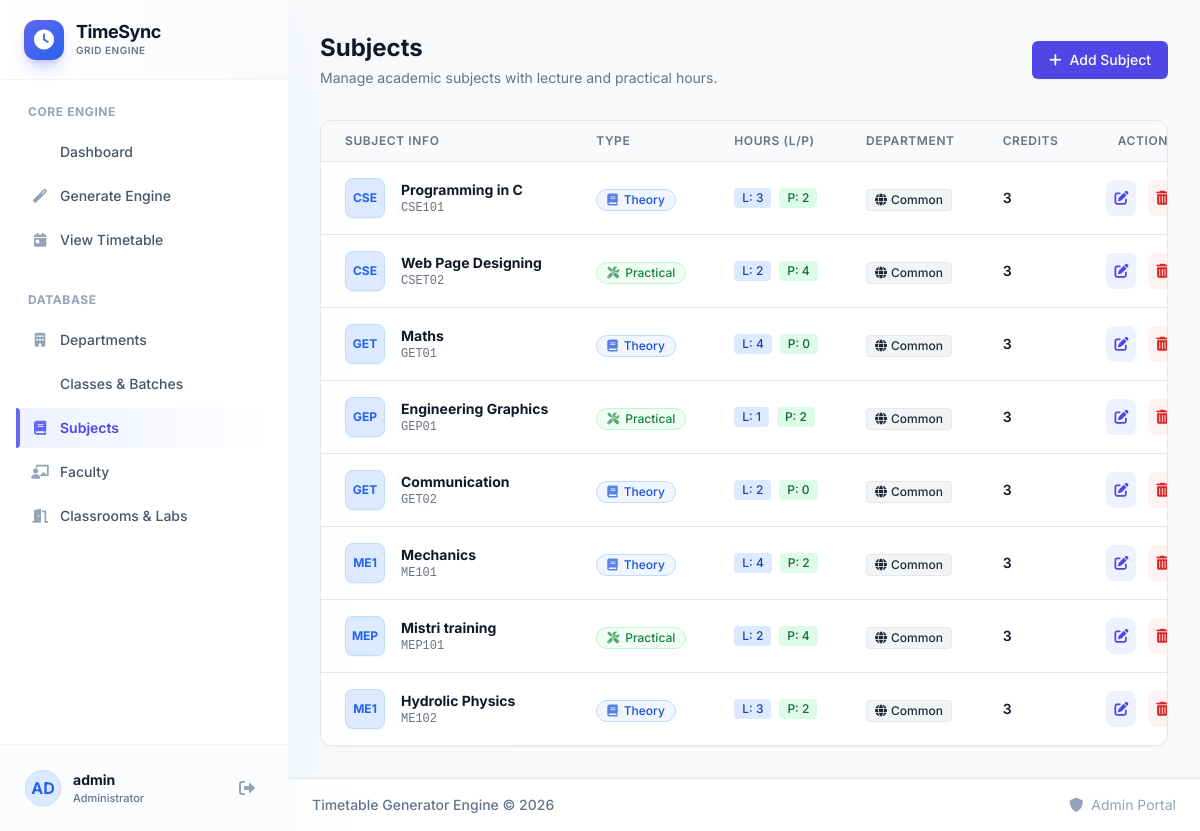
Before: /subjects (signed in) with the older database file.
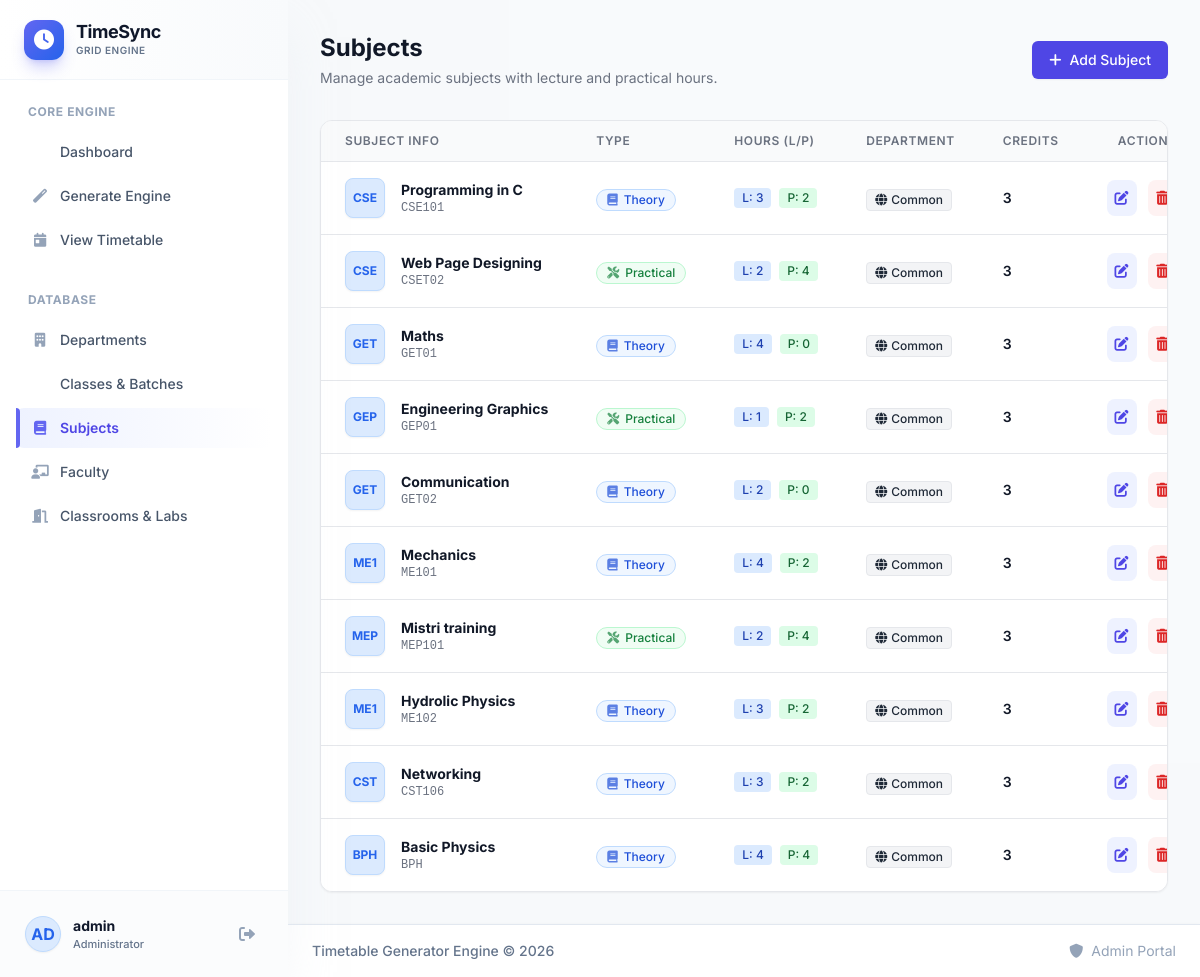
After: the same page with the newer database file.
### app.py (models this page shows)
class Subject(db.Model):
    id = db.Column(db.Integer, primary_key=True)
    code = db.Column(db.String(20), unique=True, nullable=False)
    name = db.Column(db.String(200), nullable=False)
    type = db.Column(db.String(20), nullable=False)  # Theory, Practical, Lab, Tutorial
    lecture_hours = db.Column(db.Integer, default=0)
    practical_hours = db.Column(db.Integer, default=0)
    credits = db.Column(db.Integer, default=3)
    department_id = db.Column(db.Integer, db.ForeignKey('department.id'))
    created_at = db.Column(db.DateTime, default=datetime.utcnow)
    class_subjects = db.relationship('ClassSubject', backref='subject_ref', lazy=True)

### app.py (the view)
@app.route('/subjects')
@login_required
def manage_subjects():
    subjects = Subject.query.all()
    departments = Department.query.all()
    return render_template('subjects.html', subjects=subjects, departments=departments)

### app.py (called while the page is built)
@login_manager.user_loader
def load_user(user_id):
    return db.session.get(User, int(user_id))

### templates/subjects.html (shortened to what the changed rows need)
{% extends "base.html" %}
{% block content %}
<div class="mb-8 flex flex-col sm:flex-row sm:justify-between sm:items-center gap-4">
    <div>
        <h2 class="text-2xl font-bold text-gray-900">Subjects</h2>
    </div>
</div>
<div class="bg-white rounded-xl shadow-sm border border-gray-200 overflow-hidden">
    {% if subjects %}
    <div class="overflow-x-auto">
        <table class="min-w-full divide-y divide-gray-200">
            <thead class="bg-gray-50">
                <tr>
                    <th scope="col" class="px-6 py-3 text-left text-xs font-semibold text-gray-500 uppercase tracking-wider">Subject Info</th>
                    <th scope="col" class="px-6 py-3 text-left text-xs font-semibold text-gray-500 uppercase tracking-wider">Type</th>
                    <th scope="col" class="px-6 py-3 text-left text-xs font-semibold text-gray-500 uppercase tracking-wider">Hours (L/P)</th>
                    <th scope="col" class="px-6 py-3 text-left text-xs font-semibold text-gray-500 uppercase tracking-wider">Department</th>
                    <th scope="col" class="px-6 py-3 text-left text-xs font-semibold text-gray-500 uppercase tracking-wider hidden sm:table-cell">Credits</th>
                    <th scope="col" class="px-6 py-3 text-right text-xs font-semibold text-gray-500 uppercase tracking-wider">Actions</th>
                </tr>
            </thead>
            <tbody class="bg-white divide-y divide-gray-200">
                {% for subject in subjects %}
                <tr class="hover:bg-primary-50 transition-colors duration-150 group">
                    <td class="px-6 py-4 whitespace-nowrap">
                        <div class="flex items-center">
                            <div class="flex-shrink-0 h-10 w-10 bg-blue-100 text-blue-600 rounded-lg flex items-center justify-center font-bold text-xs uppercase shadow-sm border border-blue-200">
                                {{ subject.code[:3] }}
                            </div>
                            <div class="ml-4">
                                <div class="text-sm font-bold text-gray-900">{{ subject.name }}</div>
                                <div class="text-xs text-gray-500 font-mono">{{ subject.code }}</div>
                            </div>
                        </div>
                    </td>
                    <td class="px-6 py-4 whitespace-nowrap">
                        <span class="inline-flex items-center px-2.5 py-0.5 rounded-full text-xs font-medium border
                            {% if subject.type == 'Theory' %}bg-blue-50 text-blue-700 border-blue-200
                            {% elif subject.type == 'Practical' %}bg-green-50 text-green-700 border-green-200
                            {% elif subject.type == 'Lab' %}bg-purple-50 text-purple-700 border-purple-200
                            {% else %}bg-gray-50 text-gray-700 border-gray-200{% endif %}">
                            <i class="fas {% if subject.type == 'Theory' %}fa-book focus
                                        {% elif subject.type == 'Practical' %}fa-tools
                                        {% else %}fa-flask{% endif %} mr-1.5 opacity-70"></i>
                            {{ subject.type }}
                        </span>
                    </td>
                    <td class="px-6 py-4 whitespace-nowrap">
                        <div class="flex items-center space-x-2">
                            <span class="inline-flex items-center px-2 py-0.5 rounded text-xs font-medium bg-blue-100 text-blue-800" title="Lecture Hours">
                                L: {{ subject.lecture_hours }}
                            </span>
                            <span class="inline-flex items-center px-2 py-0.5 rounded text-xs font-medium bg-green-100 text-green-800" title="Practical Hours">
                                P: {{ subject.practical_hours }}
                            </span>
                        </div>
                    </td>
                    <td class="px-6 py-4 whitespace-nowrap">
                        {% if subject.department %}
                            <div class="text-sm text-gray-900">{{ subject.department.name }}</div>
                            <div class="text-xs text-gray-500">{{ subject.department.code }}</div>
                        {% else %}
                            <span class="inline-flex items-center px-2 py-0.5 rounded text-xs font-medium bg-gray-100 text-gray-800 border border-gray-200">
                                <i class="fas fa-globe mr-1"></i> Common
                            </span>
                        {% endif %}
                    </td>
                    <td class="px-6 py-4 whitespace-nowrap hidden sm:table-cell">
                        <div class="text-sm font-semibold text-gray-900">{{ subject.credits }}</div>
                    </td>
                    <td class="px-6 py-4 whitespace-nowrap text-right text-sm font-medium space-x-2">
                        <button onclick="openEditModal(this)"
                                data-id="{{ subject.id }}"
                                data-code="{{ subject.code }}"
                                data-name="{{ subject.name }}"
                                data-type="{{ subject.type }}"
                                data-department="{{ subject.department_id or '' }}"
                                data-lecture="{{ subject.lecture_hours }}"
                                data-practical="{{ subject.practical_hours }}"
                                data-credits="{{ subject.credits }}"
                                class="text-primary-600 hover:text-primary-900 bg-primary-50 hover:bg-primary-100 p-2 rounded-lg transition-colors">
                            <i class="fas fa-edit"></i>
                        </button>
                        <form action="{{ url_for('delete_subject', id=subject.id) }}" method="POST" class="inline" onsubmit="return confirmDelete('Are you sure you want to delete {{ subject.name }} ({{ subject.code }})? This action cannot be undone.');">
                            <button type="submit" class="text-red-600 hover:text-red-900 bg-red-50 hover:bg-red-100 p-2 rounded-lg transition-colors">
                                <i class="fas fa-trash-alt"></i>
                            </button>
                        </form>
                    </td>
                </tr>
                {% endfor %}
            </tbody>
        </table>
    </div>
    {% endif %}
</div>
{% endblock %}

Changed rows visible on the page:
added Subject: code "CST", name "Networking", code "CST106", type "Theory", lecture_hours "3", practical_hours "2", credits "3"
added Subject: code "BPH", name "Basic Physics", type "Theory", lecture_hours "4", practical_hours "4", credits "3"
